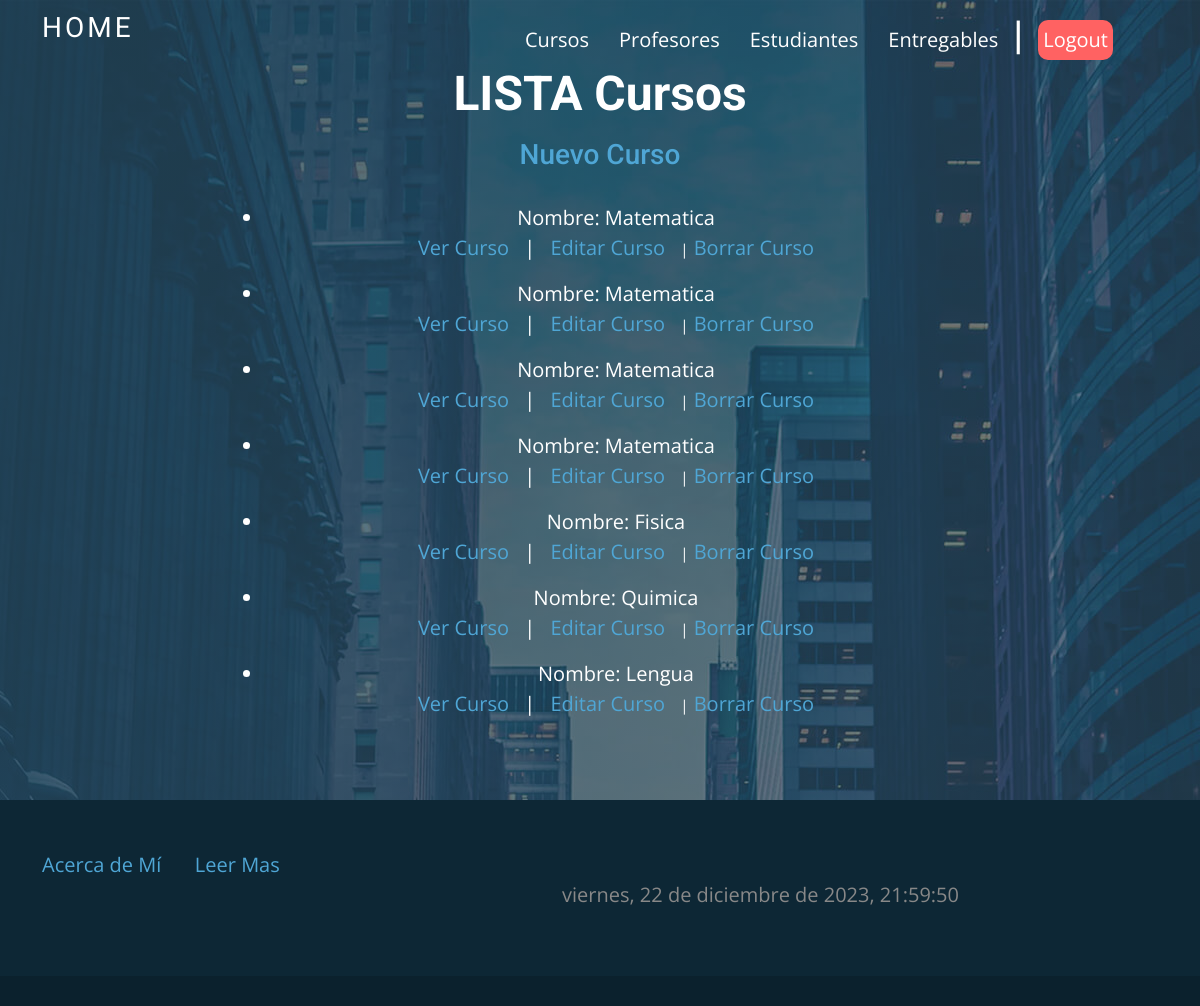
Page /cursos/lista on the earlier database version.
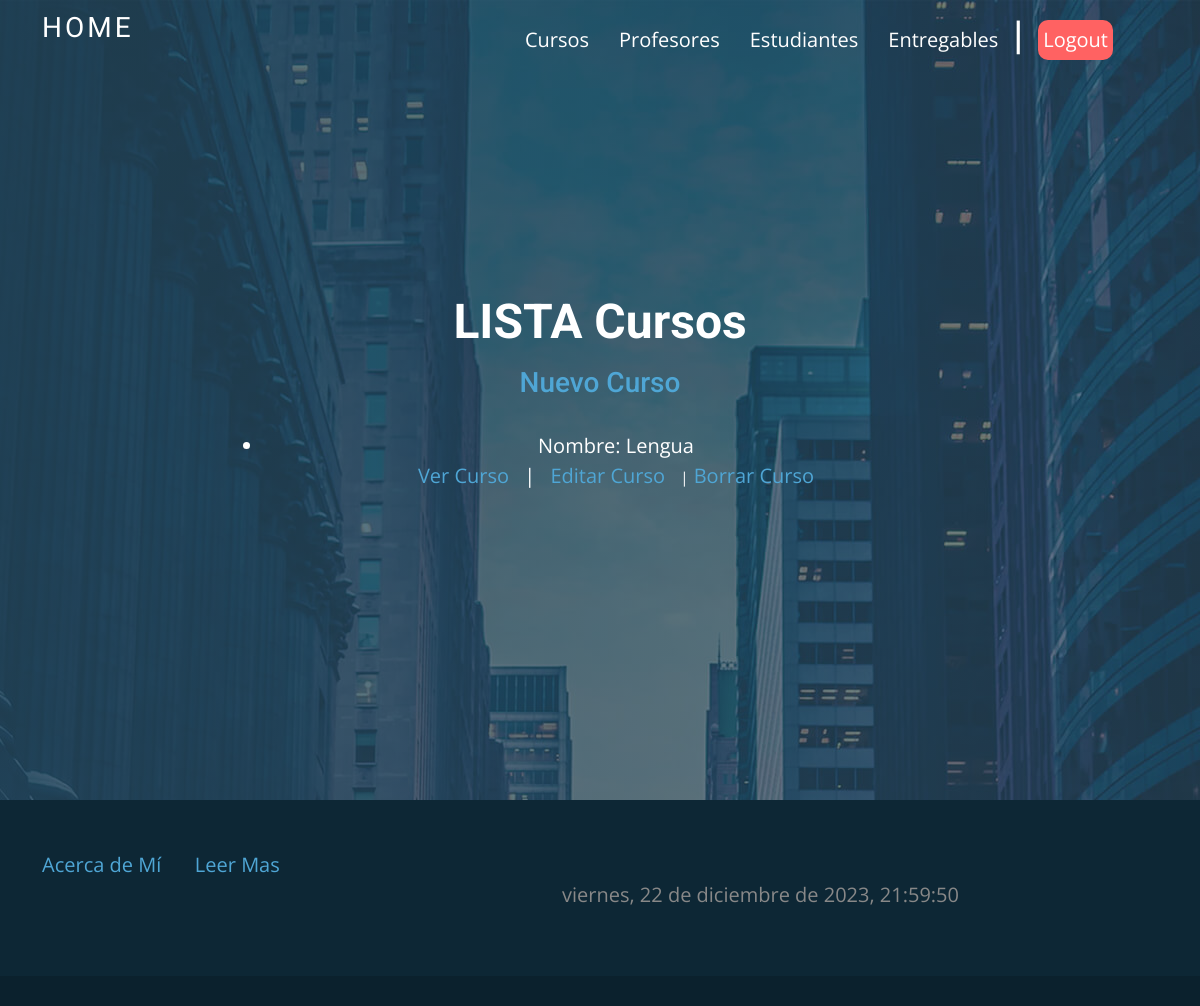
Same page on the later database version.
### Pagina/models.py (models this page shows, shortened)
class Curso(models.Model):
    nombre = models.CharField(max_length=40)
    comision = models.IntegerField ()

### Pagina/views.py (the view)
# urls.py: path('cursos/lista', views.CursoListView.as_view(), name="ListaCurso"),
class CursoListView (ListView):
    model = Curso
    context_object_name = "cursos"
    template_name = "cursos_listas.html"

### templates/cursos_listas.html
{% extends "base.html" %}
{% load static %}
{% block content %}
<section id="hero-no-slider" class="d-flex justify-content-center align-items-center">
    <div class="container position-relative aos-init aos-animate" data-aos="fade-up" data-aos-delay="100">
        <div class="row justify-content-center">
            <div class="col-xl-8">
                <h2>LISTA Cursos</h2>
                <h3> <a href="{% url 'NuevoCurso' %}">Nuevo Curso</a></h3>
                <br>
            </div>
        </div>
        <div class="row justify-content-center">
            <div class="col-xl-8">
                <ul>
                    {% for curso in cursos %}
                        <li style="color: white;font-size: 20px;">Nombre: {{ curso.nombre }}
                            <p>
                                <a href="{% url 'DetalleCurso' curso.pk %}">Ver Curso</a>
                                <span style="font-size: 15; margin-right:10px; margin-left: 10px ;color: white;">|</span>
                                <a href="{% url 'EditarCurso' curso.pk %}">Editar Curso</a>
                                <span style="font-size: 15px; margin: right 10px;; margin-left: 10px ;color: white;">|</span>
                                <a href="{% url 'BorrarCurso' curso.pk %}">Borrar Curso</a>
                            </p>
                        </li>
                    {% endfor %}
                </ul>
            </div>
        </div>
    </div>
</section>
{% endblock %}

### templates/base.html (shortened to what this page needs)
{% load static %}
<!DOCTYPE html>
<html lang="en">
<head>
  <link href="{% static 'assets/vendor/animate.css/animate.min.css' %}" rel="stylesheet">
  <link href="{% static 'assets/vendor/aos/aos.css' %}" rel="stylesheet">
  <link href="{% static 'assets/vendor/bootstrap/css/bootstrap.min.css' %}" rel="stylesheet">
  <link href="{% static 'assets/vendor/bootstrap-icons/bootstrap-icons.css' %}" rel="stylesheet">
  <link href="{% static 'assets/vendor/boxicons/css/boxicons.min.css' %}" rel="stylesheet">
  <link href="{% static 'assets/vendor/glightbox/css/glightbox.min.css' %}" rel="stylesheet">
  <link href="{% static 'assets/vendor/swiper/swiper-bundle.min.css' %}" rel="stylesheet">
  <link href="{% static 'assets/css/style.css' %}" rel="stylesheet">
</head>
<body>
  <header id="header" class="fixed-top d-flex align-items-center header-transparent">
    <div class="container d-flex justify-content-between align-items-center">
      {% block navbar %}
      <div class="logo">
        <h1 class="text-light"><a href="{% url 'Bienvenida' %}"><span>Home</span></a></h1>
      </div>
      <nav id="navbar" class="navbar">
        <ul>
            <li><a href="{% url 'ListaCurso' %}" style="font-size: 20px; margin-right: 5">Cursos</a></li>
            <li><a href="{% url 'ListaProfesor' %}" style="font-size: 20px; margin-right: 5">Profesores</a></li>
            <li><a href="{% url 'ListaEstudiante' %}" style="font-size: 20px; margin-right: 5">Estudiantes</a></li>
            <li><a href="{% url 'ListaEntregable' %}" style="font-size: 20px; margin-right: 5">Entregables</a></li>
            <li><h1 style="font-size: 40px; margin-right:15px; margin-left: 15px ;color: white;">|</h1></li>
            <li><a href="{% url 'Inicio' %}"  style="font-size: 20px; color: white; background-color: rgb(255, 98, 98); padding: 5px; border-radius: 10px; display: inline-block;">Logout</a></li>
            <li> <a style="font-size: 20px; margin-right: 15px" href="{% url 'EditarPerfil' %}">{{request.user.username}}</a></li>
            {% endblock %}
        </ul>
      </nav>
    </div>
  </header>
  {% block content %}  {% endblock %}
  <footer id="footer" class="footer" data-aos="fade-up" data-aos-easing="ease-in-out" data-aos-duration="500">
    <div class="footer-newsletter">
        <div class="container">
            <div class="row">
                {% block footer %}
                    <ul>
                        <li style="display: inline-block; margin-right: 15px;">
                            <a href="{% url 'AcercaDeMi' %}" style="font-size: 20px; margin-right: 30px;">Acerca de Mí</a>
                            <a href="{% url 'LeerMas' %}" style="font-size: 20px;">Leer Mas</a>
                        </li>
                        <li id="fecha-hora" style="margin-left: 520px; display: inline-block; font-size: 20px; color: #888;"></li>
                    </ul>
                {% endblock %}
            </div>
        </div>
    </div>
  </footer>
</body>
</html>

### Pagina/static/assets/css/style.css (style rules this page uses)
body { font-family: "Open Sans", sans-serif; color: #444; }
a { color: #4fa6d5; text-decoration: none; }
h1, h2, h3, h4, h5, h6, .font-primary { font-family: "Roboto", sans-serif; }
#header { height: 80px; transition: all 0.5s; z-index: 997; transition: all 0.5s; background: #1e4356; }
#header.header-transparent { background: none; }
#header .logo h1 { font-size: 28px; margin: 0; padding: 4px 0; line-height: 1; font-weight: 400; letter-spacing: 3px; text-transform: uppercase; }
#header .logo h1 a, #header .logo h1 a:hover { color: #fff; text-decoration: none; }
.navbar { padding: 0; }
.navbar ul { margin: 0; padding: 0; display: flex; list-style: none; align-items: center; }
.navbar li { position: relative; }
.navbar a, .navbar a:focus { display: flex; align-items: center; justify-content: space-between; padding: 10px 0 10px 30px; font-family: "Open Sans", sans-serif; font-size: 14px; color: #fff; white-space: nowrap; transition: 0.3s; }
#hero-no-slider { width: 100%; height: 100vh; overflow: hidden; position: relative; text-align: center; }
#hero-no-slider::before { content: ""; position: absolute; left: 0; top: 0; right: 0; bottom: 0; background: linear-gradient(to right, rgba(30, 67, 86, 0.8), rgba(30, 67, 86, 0.6)), url("../img/hero-bg.jpg") center top no-repeat; }
#hero-no-slider h2 { color: #fff; margin-bottom: 15px; font-size: 48px; font-weight: 700; }
#hero-no-slider p { color: #fff; }
section { padding: 60px 0; }
#footer { background: #0b212d; padding: 0 0 30px 0; color: #fff; font-size: 14px; }
#footer .footer-newsletter { padding: 50px 0; background: #0d2735; }

Differences in the rows shown:
removed Curso: nombre "Matematica"
removed Curso: nombre "Matematica"
removed Curso: nombre "Matematica"
removed Curso: nombre "Matematica"
removed Curso: nombre "Fisica"
removed Curso: nombre "Quimica"
